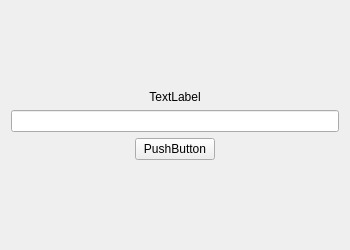
<?xml version="1.0" encoding="UTF-8"?>
<ui version="4.0">
 <class>send_by_request_form</class>
 <widget class="QWidget" name="send_by_request_form">
  <property name="geometry">
   <rect>
    <x>0</x>
    <y>0</y>
    <width>350</width>
    <height>250</height>
   </rect>
  </property>
  <property name="sizePolicy">
   <sizepolicy hsizetype="Fixed" vsizetype="Fixed">
    <horstretch>0</horstretch>
    <verstretch>0</verstretch>
   </sizepolicy>
  </property>
  <property name="font">
   <font/>
  </property>
  <property name="windowTitle">
   <string>Form</string>
  </property>
  <layout class="QVBoxLayout" name="verticalLayout">
   <item>
    <spacer name="verticalSpacer_2">
     <property name="orientation">
      <enum>Qt::Vertical</enum>
     </property>
     <property name="sizeHint" stdset="0">
      <size>
       <width>20</width>
       <height>40</height>
      </size>
     </property>
    </spacer>
   </item>
   <item>
    <widget class="QLabel" name="requestLabel">
     <property name="text">
      <string>TextLabel</string>
     </property>
     <property name="alignment">
      <set>Qt::AlignCenter</set>
     </property>
    </widget>
   </item>
   <item>
    <widget class="QLineEdit" name="requestReference">
     <property name="minimumSize">
      <size>
       <width>250</width>
       <height>0</height>
      </size>
     </property>
    </widget>
   </item>
   <item>
    <layout class="QHBoxLayout" name="horizontalLayout">
     <item>
      <spacer name="horizontalSpacer_2">
       <property name="orientation">
        <enum>Qt::Horizontal</enum>
       </property>
       <property name="sizeHint" stdset="0">
        <size>
         <width>40</width>
         <height>20</height>
        </size>
       </property>
      </spacer>
     </item>
     <item>
      <widget class="QPushButton" name="requestButton">
       <property name="font">
        <font/>
       </property>
       <property name="text">
        <string>PushButton</string>
       </property>
      </widget>
     </item>
     <item>
      <spacer name="horizontalSpacer">
       <property name="orientation">
        <enum>Qt::Horizontal</enum>
       </property>
       <property name="sizeHint" stdset="0">
        <size>
         <width>40</width>
         <height>20</height>
        </size>
       </property>
      </spacer>
     </item>
    </layout>
   </item>
   <item>
    <spacer name="verticalSpacer">
     <property name="orientation">
      <enum>Qt::Vertical</enum>
     </property>
     <property name="sizeHint" stdset="0">
      <size>
       <width>20</width>
       <height>40</height>
      </size>
     </property>
    </spacer>
   </item>
  </layout>
 </widget>
 <resources/>
 <connections/>
</ui>
